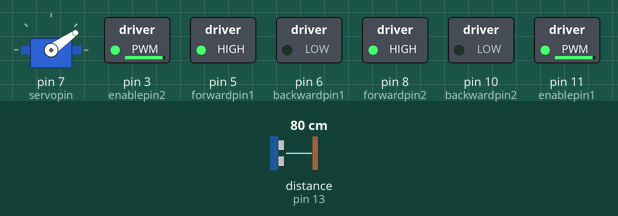
Recording of a sketch running on a simulated Arduino Uno, built with avr-gcc and run on an emulated ATmega328P. On the bench: servo, switched loads named in the sketch (green lamp = pin HIGH). Wiring (inferred from the names in the program): ultrasonic range finder: trigger pin 12; echo pin 13. The inputs (shaded band) are chosen by the test bench; at power-on: distance to the obstacle (sensor on pin 13) 80 cm. The echo pulse lasts 58.3 µs per cm; pins used as bus, display or sensor lines are not drawn.

Above: at 0.94 s.
1.3 s: distance to the obstacle (sensor on pin 13) set to 2 cm
At 3.0 s:
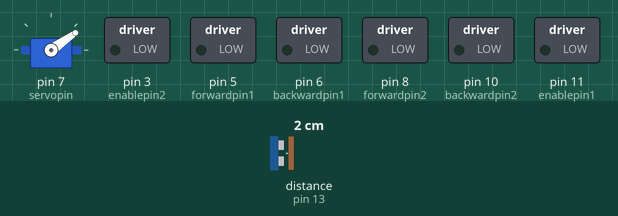
4.3 s: distance to the obstacle (sensor on pin 13) set to 9 cm
7.3 s: distance to the obstacle (sensor on pin 13) set to 12 cm
At 7.9 s:
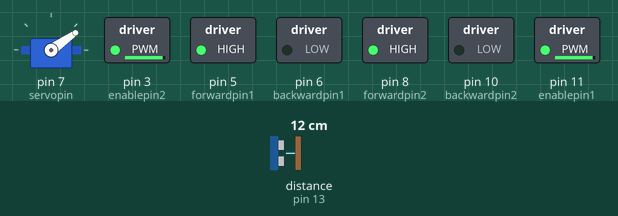
10.3 s: distance to the obstacle (sensor on pin 13) set to 60 cm
13.3 s: distance to the obstacle (sensor on pin 13) set to 299 cm
At 13.9 s:
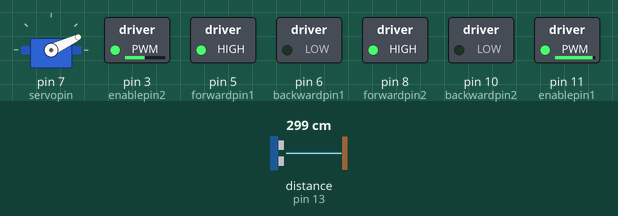
16.3 s: distance to the obstacle (sensor on pin 13) set to 293 cm
At 17.0 s:
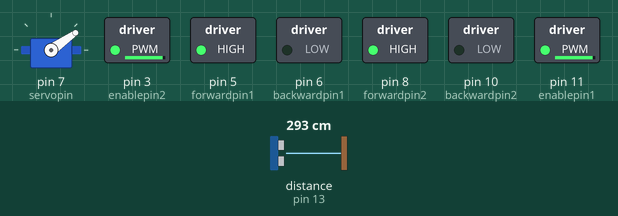
Timing chart, 0 to 20.3 s (numbered marks = the images above; inputs shaded):
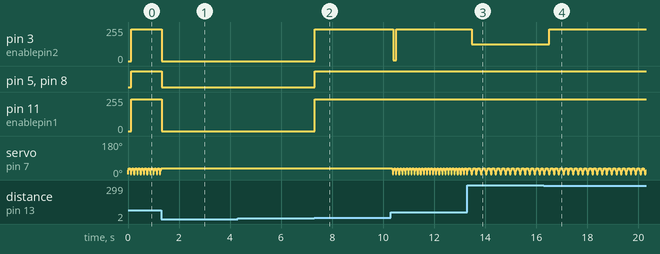

The sketch:

Untested_third_integration.ino
```cpp
#include <Servo.h>
#include <IRremote.h>

//Servo
const int servopin = 7;
Servo mainservo;

//Sensor
const int trigpin = 12;
const int echopin = 13;
float duration;
float distance;

//Motor 1 (Left)
const int enablepin1 = 11;
const int forwardpin1 = 5;
const int backwardpin1 = 6;

//Motor 2 (Right)
const int enablepin2 = 3;
const int forwardpin2 = 8;
const int backwardpin2 = 10;

//Remote
const int RECV_PIN = 9;

void setup() {
  // put your setup code here, to run once:
  mainservo.attach(servopin);
  mainservo.write(5);
  pinMode(echopin,INPUT);
  pinMode(trigpin,OUTPUT);
  pinMode(enablepin1,OUTPUT);         //Set all pins to output
  pinMode(forwardpin1,OUTPUT);
  pinMode(backwardpin1,OUTPUT);
  pinMode(enablepin2,OUTPUT);
  pinMode(forwardpin2,OUTPUT);
  pinMode(backwardpin2,OUTPUT);
  Serial.begin(9600);
  IrReceiver.begin(RECV_PIN, ENABLE_LED_FEEDBACK);
}

void loop() {
  // put your main code here, to run repeatedly:
  moveLogic();
}

float sensorDistance()
{
  pinMode(echopin,OUTPUT);
  digitalWrite(echopin,LOW);
  pinMode(echopin,INPUT);
  digitalWrite(trigpin,LOW);
  delayMicroseconds(2);
  digitalWrite(trigpin,HIGH);
  delayMicroseconds(10);
  digitalWrite(trigpin,LOW);
  duration = pulseIn(echopin,HIGH);
  distance = duration*0.0343 /2;
  //Serial.print(distance);
  //Serial.println(" cm ");
  return distance;
}

void moveLogic()
{
  float lineone = panDetect(-20);
  float linetwo = panDetect(-10);
  float linethree = panDetect(0);
  float linefour = panDetect(10);
  float linefive = panDetect(20);
  float avgRight = ((lineone + linetwo) / 2 ) + 5;
  float avgLeft = ((linefour + linefive) / 2 ) + 5;
  if (avgRight < avgLeft)
  {
    if (avgRight < linethree)
    {
      float modleft = avgLeft * 8;   //turn left
      modForward(240,modleft);
    }
  }
  else if (avgRight > avgLeft)
  {
    if (avgLeft < linethree)
    {
      float modright = avgRight * 8;   //turn right
      modForward(modright,240);
    }
  }
  else if (linethree < 10)
  {
    halt();
  }
  else
  {
    fullForward();
  }
}

void roomba()
{
  if (sensorDistance() < 15)
  {
    halt();
    delay(500);
    back();
    delay(300);
    spinRight();
    delay(300);
    fullForward();
  }
}

float panDetect(int angle)
{
  int currentpos = mainservo.read();
  float reading = sensorDistance();
  mainservo.write(currentpos - angle);
  if (reading < 50) { return reading; }
  delay(20);
}

void fullForward()        //set both motors to maximum forward
{
  analogWrite(enablepin1,240);
  digitalWrite(forwardpin1,HIGH);
  digitalWrite(backwardpin1,LOW);
  analogWrite(enablepin2,240);
  digitalWrite(forwardpin2,HIGH);
  digitalWrite(backwardpin2,LOW);
  //Serial.println("Forward");
}

void modForward(int rightpower, int leftpower)     //set both motors to a set forward value
{
  analogWrite(enablepin1,rightpower);
  digitalWrite(forwardpin1,HIGH);
  digitalWrite(backwardpin1,LOW);
  analogWrite(enablepin2,leftpower);
  digitalWrite(forwardpin2,HIGH);
  digitalWrite(backwardpin2,LOW);
  //Serial.println("Modular Forward");
}

void spinLeft()         //Spin counterclockwise
{
  analogWrite(enablepin1,255);
  digitalWrite(forwardpin1,HIGH);
  digitalWrite(backwardpin1,LOW);
  analogWrite(enablepin2,255);
  digitalWrite(forwardpin2,LOW);
  digitalWrite(backwardpin2,HIGH);
  //Serial.println("Left");
}

void spinRight()        //spin clockwise
{
  analogWrite(enablepin1,255);
  digitalWrite(forwardpin1,LOW);
  digitalWrite(backwardpin1,HIGH);
  analogWrite(enablepin2,255);
  digitalWrite(forwardpin2,HIGH);
  digitalWrite(backwardpin2,LOW);
  //Serial.println("Right");
}

void back()
{
  analogWrite(enablepin1,255);
  digitalWrite(forwardpin1,LOW);
  digitalWrite(backwardpin1,HIGH);
  analogWrite(enablepin2,255);
  digitalWrite(forwardpin2,LOW);
  digitalWrite(backwardpin2,HIGH);
  //Serial.println("back");
}

void halt()             //stop all motion
{
  analogWrite(enablepin1,0);
  digitalWrite(forwardpin1,LOW);
  digitalWrite(backwardpin1,LOW);
  analogWrite(enablepin2,0);
  digitalWrite(forwardpin2,LOW);
  digitalWrite(backwardpin2,LOW);
  //Serial.println("Halt");
}

void stop()       //Stops the function by putting it into an infinite loop
{
  while(1);
}
```

Measured:
- the behaviour switches between 10 and 11 cm on distance to the obstacle (sensor on pin 13) (found by bisection; images 1 and 2)
- the behaviour switches between 298 and 297 cm on distance to the obstacle (sensor on pin 13) (found by bisection; images 3 and 4)
- after the input at 1.3 s, pin 3 (enablepin2), pin 11 (enablepin1): 240/255 → 0/255 at once; pin 5 (forwardpin1), pin 8 (forwardpin2): HIGH → LOW at once; servo on pin 7 (servopin): stops changing and stays 35°
- after the input at 7.3 s, pin 3 (enablepin2), pin 11 (enablepin1): 0/255 → 240/255 at once; pin 5 (forwardpin1), pin 8 (forwardpin2): LOW → HIGH at once; servo on pin 7 (servopin): stays 35° (without the input it goes to 25° after 1.7 s)
- after the input at 13.3 s, pin 3 (enablepin2): 240/255 → 125/255 after 0.17 s
- after the input at 16.3 s, pin 3 (enablepin2): 125/255 → 240/255 after 0.21 s
- by itself, servo on pin 7 (servopin): repeats every 0.13 s: 35° 0.05 s, 25° 0.03 s, 5° 0.03 s, 25° 0.03 s
